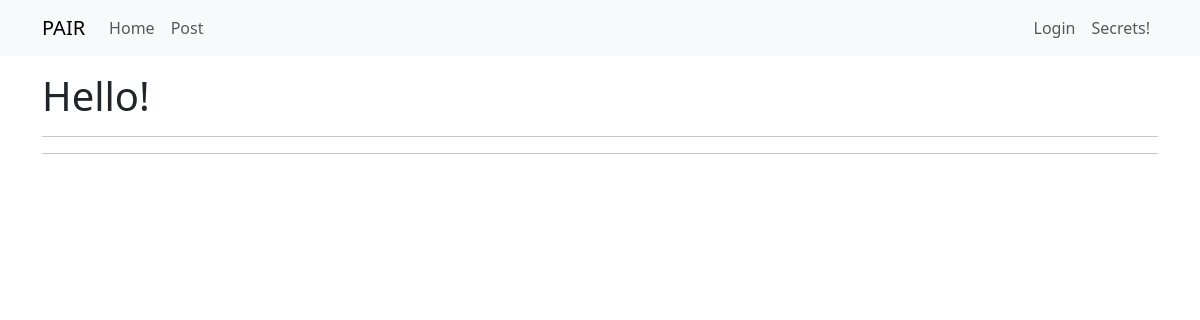
The page /index on the database as committed earlier.
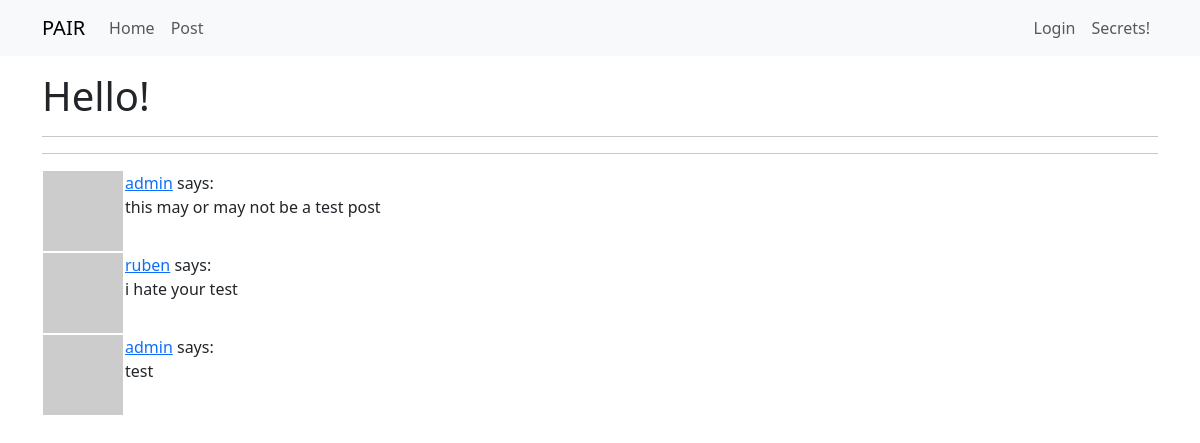
The same page on the database as committed later.
### app/models.py (models this page shows, shortened)
class Post(db.Model):
    id: so.Mapped[int] = so.mapped_column(primary_key=True)
    body: so.Mapped[str] = so.mapped_column(sa.String(1024))
    timestamp: so.Mapped[datetime] = so.mapped_column(index=True, default=lambda: datetime.now(timezone.utc))
    user_id: so.Mapped[int] = so.mapped_column(sa.ForeignKey(User.id), index=True)
    author: so.Mapped[User] = so.relationship(back_populates='posts')

class User(UserMixin, db.Model):
    id: so.Mapped[int] = so.mapped_column(primary_key=True)
    username: so.Mapped[str] = so.mapped_column(sa.String(16), index=True, unique=True)
    password_hash: so.Mapped[str] = so.mapped_column(sa.String(256))
    about_me: so.Mapped[Optional[str]] = so.mapped_column(sa.String(120))
    posts: so.WriteOnlyMapped['Post'] = so.relationship(back_populates='author')
    def avatar(self, size):
        _salt = 'pair2025'
        digest = md5((self.username.lower() + _salt).encode('utf-8')).hexdigest()
        return f'https://www.gravatar.com/avatar/{digest}?d=retro&s={size}'

### app/routes.py (the view)
@app.route('/', methods=['GET', 'POST'])
@app.route('/index', methods=['GET', 'POST'])
def index():
    query = sa.select(Post).order_by(Post.timestamp.desc())
    posts = db.session.scalars(query).all()
    return render_template('index.html', title='Home', posts=posts)

### app/templates/index.html (shortened to what this page needs)
{% extends "base.html" %}
{% block content %}
    {% if not current_user.is_anonymous %}
    <h1>Hi {{ current_user.username }}!</h1>
    {% else %}
    <h1>Hello!</h1>
    {% endif %}
    <hr>
    <hr>
    {% for post in posts %}
        {% include '_post.html' %}
    {% endfor %}
{% endblock %}

### app/templates/base.html (shortened to what this page needs)
<!doctype html>
<html lang="en">
  <head>
    <link
        href="https://cdn.jsdelivr.net/npm/bootstrap@5.3.2/dist/css/bootstrap.min.css"
        rel="stylesheet"
>
  </head>
  <body>
    <nav class="navbar navbar-expand-lg bg-body-tertiary">
      <div class="container">
        <a class="navbar-brand" href="{{ url_for('index') }}">PAIR</a>
        <div class="collapse navbar-collapse" id="navbarSupportedContent">
          <ul class="navbar-nav me-auto mb-2 mb-lg-0">
            <li class="nav-item">
              <a class="nav-link" aria-current="page" href="{{ url_for('index') }}">Home</a>
            </li>
            <li class="nav-item">
              <a class="nav-link" aria-current="page" href="{{ url_for('post') }}">Post</a>
            </li>
          </ul>
          <ul class="navbar-nav mb-2 mb-lg-0">
            {% if current_user.is_anonymous %}
            <li class="nav-item">
              <a class="nav-link" aria-current="page" href="{{ url_for('login') }}">Login</a>
            </li>
            {% endif %}
            <li class="nav-item">
                <a class="nav-link" aria-current="page" href="{{ url_for('secret') }}">Secrets!</a>
            </li>
          </ul>
        </div>
      </div>
    </nav>
    <div class="container mt-3">
      {% block content %}{% endblock %}
    </div>
  </body>
</html>

### app/templates/_post.html
    <table>
        <tr valign="top">
            <td><img src="{{ post.author.avatar(36) }}"></td>
            <td><a href="user/{{ post.author.username }}" >{{ post.author.username }}</a> says:<br>{{ post.body }}</td>
        </tr>
    </table>

Rows that differ between the two databases and show on the page:
added Post: author.username "admin", body "this may or may not be a test post"
added Post: author.username "ruben", body "i hate your test"
added Post: author.username "admin", body "test"
